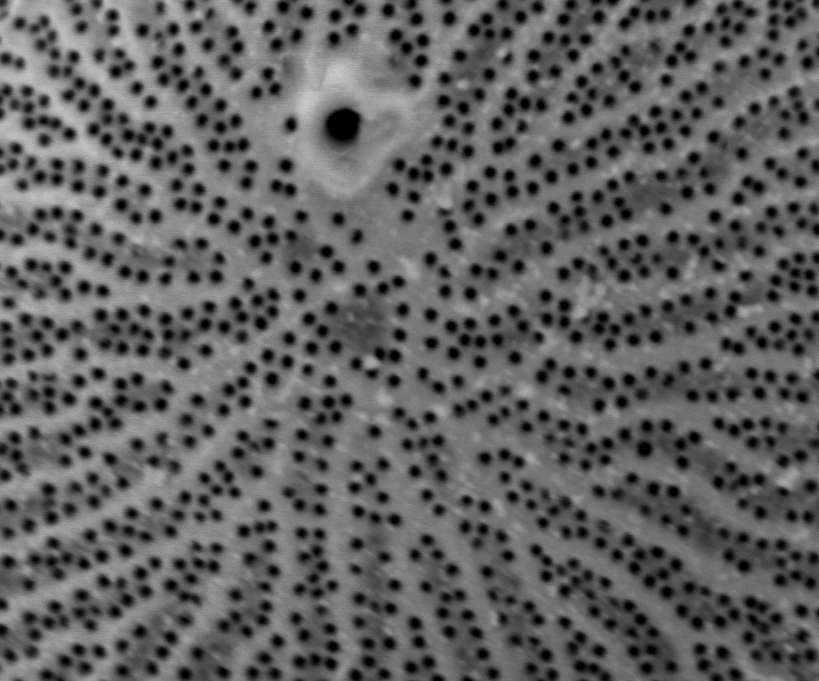
#> input picture work/CNMS/cropped_Wild008.tif, 819 x 681 px
$ jupyter execute 'Wild008-adaptive w quantize.ipynb'
#> lines starting #> are read from the running program, lines starting #| are printed output that depends on the picture; after the words box and inside, x2 and y2 are one past the last pixel; in counts of white or black regions, pixels touching at a corner belong together
[cell 1]
#ADAPTIVE SKELETON WITH 3 COLORS SEEMS TO WORK BEST

import matplotlib.pyplot as plt
import cv2
img = cv2.imread('cropped_Wild008.tif')
#> img is the input picture: shape (681, 819, 3); min 0, max 205, mean 96.1
blur = cv2.blur(img,(15,15))
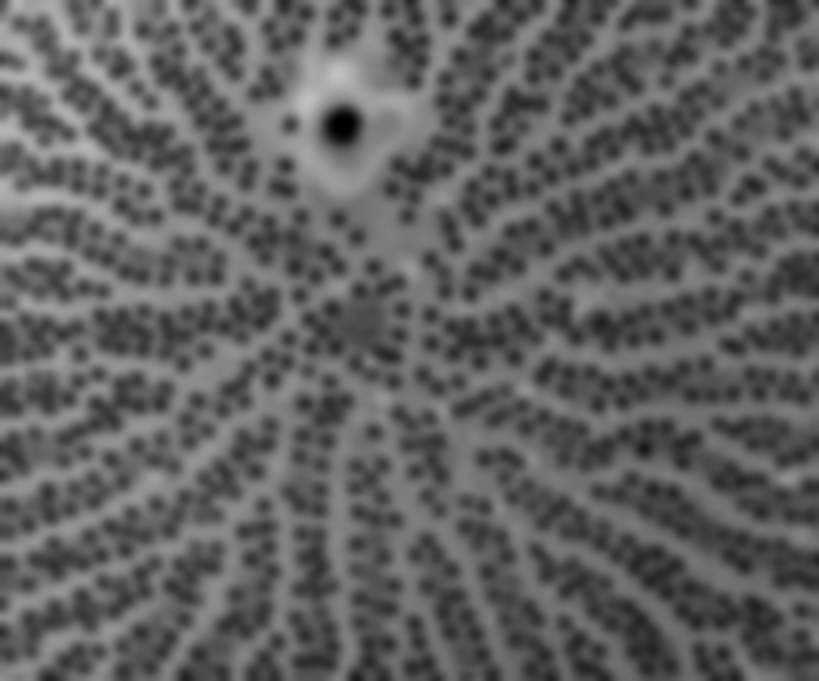
#> blur: shape (681, 819, 3); min 0, max 193, mean 96.1
from matplotlib.colors import LinearSegmentedColormap
cdict2 = {'red':   ((0.0, 0.0, 0.0),
                   (0.1, 1.0, 1.0),
                   (1.0, 1.0, 1.0)),

         'green': ((0.0, 0.0, 0.0),
                   (1.0, 0.0, 0.0)),

        'blue':  ((0.0, 0.0, 0.0),
                   (1.0, 0.0, 0.0))
        }
red2 = LinearSegmentedColormap('Red2', cdict2)
from skimage.filters import threshold_otsu
thotsu=threshold_otsu(blur)
#> thotsu = 97
otsublur = blur[:,:,0]> thotsu
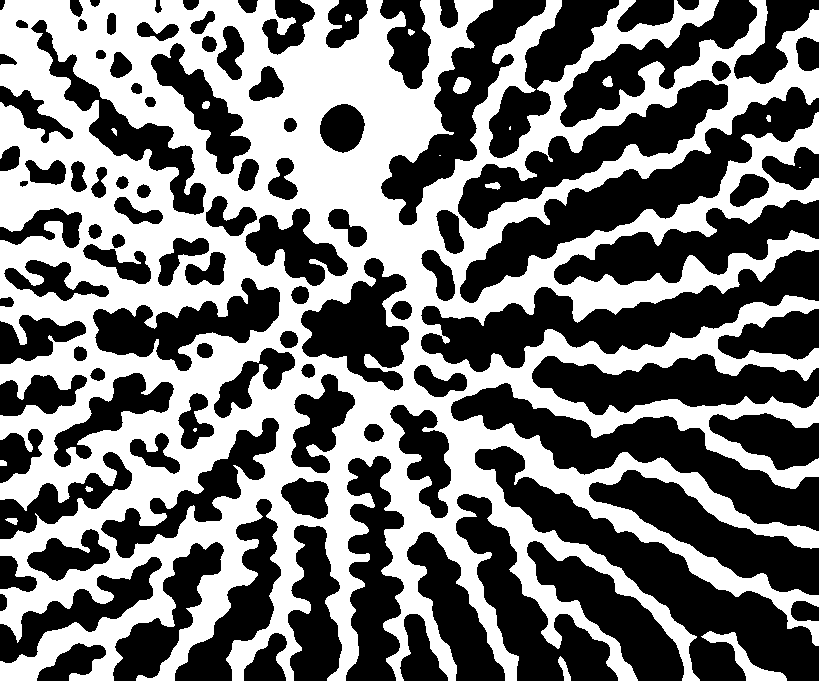
#> otsublur: shape (681, 819) bool; 46.6% white; 18 white regions (4 under 20 px), largest, box (x1, y1, x2, y2) and area: (0, 0, 819, 681) 257703, (701, 631, 787, 681) 1064, (453, 77, 471, 94) 227

from skimage.morphology import skeletonize
otsuskeleton = skeletonize(otsublur)
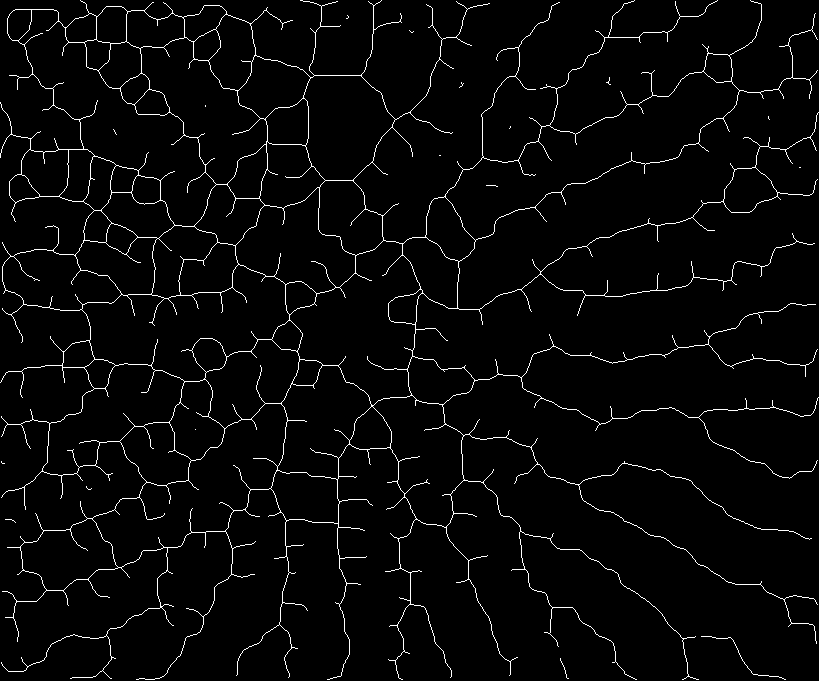
#> otsuskeleton: shape (681, 819) bool; 3.1% white in thin lines or dots
imgplot = plt.imshow(img, alpha=0.9)
ax = plt.subplot()
ax.imshow(otsuskeleton, cmap=red2, interpolation='sinc', alpha=.3)

[cell 2]
from PIL import Image
im=Image.open('cropped_Wild008.tif')
width, height=im.size
#> width = 819; height = 681

[cell 3]
import numpy as np
import cv2 as cv
from matplotlib import pyplot as plt
img = cv.imread('cropped_Wild008.tif',0)
#> img: shape (681, 819); min 0, max 205, mean 96.1
plt.hist(img.ravel(),256,[0,256])
plt.show()
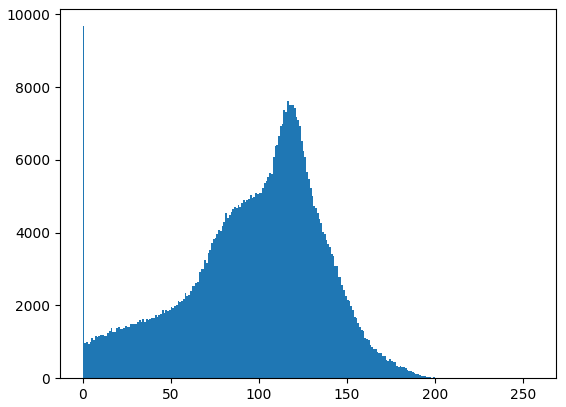
#> figure drawn by matplotlib, 1 panel; tallest bar 9678 high, from x = 0 to 1

np.mean(img)
#> Out = 96.08

[cell 4]
im.quantize(3,0)

[cell 5]
image=im.quantize(3,0)
image.save('simple_Wild008.tif')
print(image)
#| <PIL.Image.Image image mode=P size=819x681 at 0x7F530D63D090>
newimg = cv2.imread('simple_Wild008.tif')
plt.hist(newimg.ravel(),256,[0,255]); plt.show()
#> after `plt.hist(newimg.ravel(), 256, [0, 255])`:
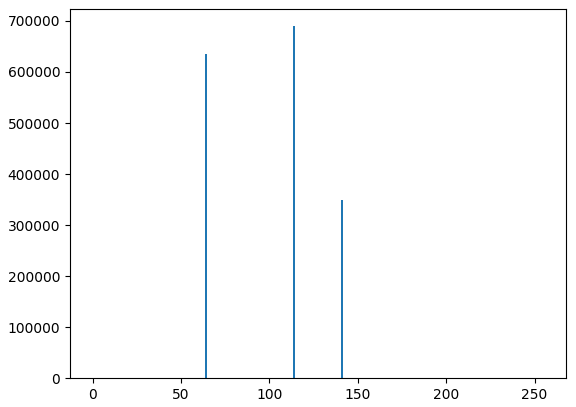
#> figure drawn by matplotlib, 1 panel; tallest bar 689694 high, from x = 113.6 to 114.6
print(newimg)
#> (printed output is left out)

[cell 6]
maximum= np.amax(newimg)
#> maximum = 141
minimum=np.amin(newimg)
#> minimum = 64

newimg[np.where(newimg == [maximum])] = [255]
newimg[np.where(newimg == [minimum])] = [0]
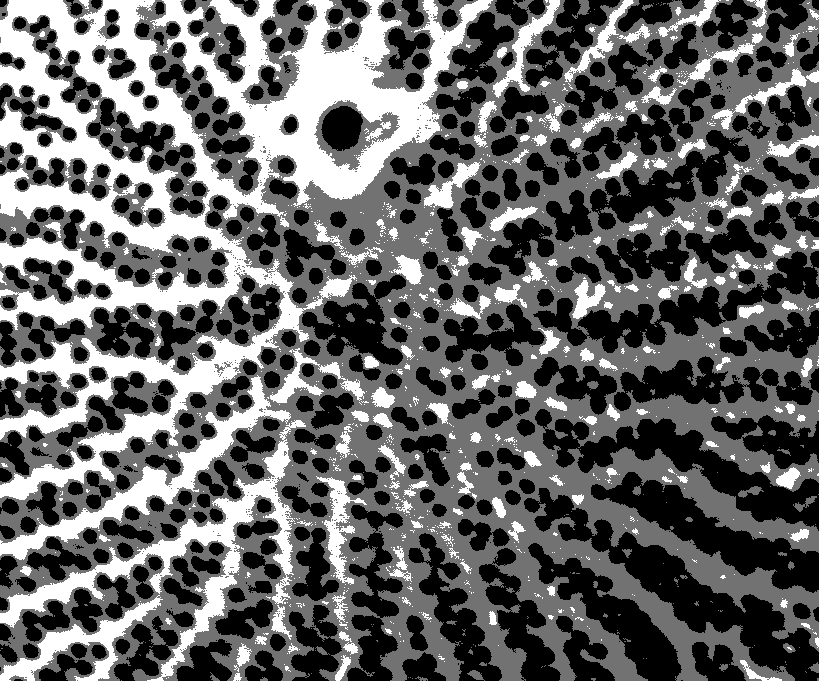
#> newimg: shape (681, 819, 3); min 0, max 255, mean 100.2
plt.imshow(newimg, cmap='gray')
newnewimg=newimg[:,:,0]

[cell 7]
ablur = cv2.blur(newnewimg,(32, 32))
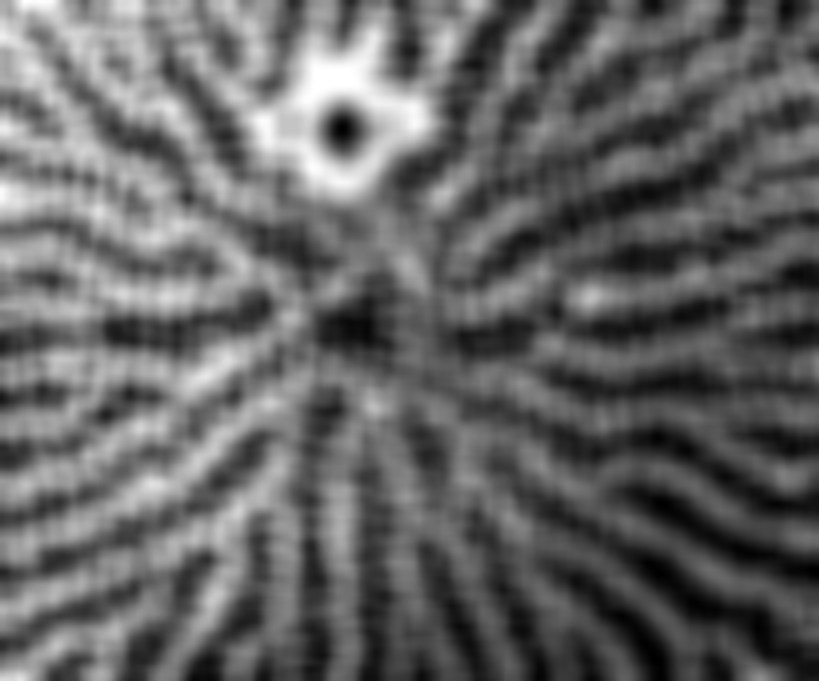
#> ablur: shape (681, 819); min 0, max 255, mean 100.3
a_mthres = cv2.adaptiveThreshold(ablur,1,cv2.ADAPTIVE_THRESH_MEAN_C,\
            cv2.THRESH_BINARY,71,4)
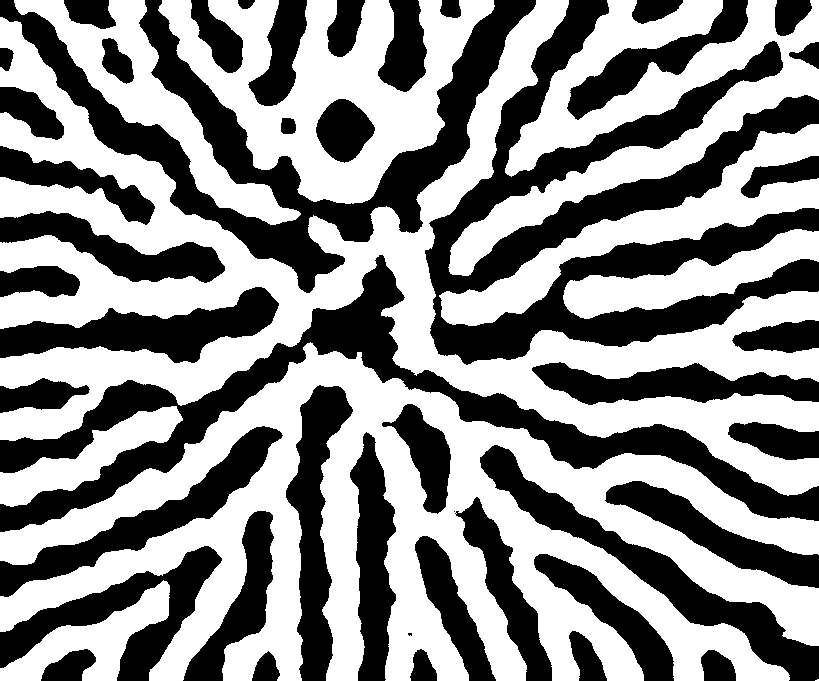
#> a_mthres: shape (681, 819); values 0 (black) and 1 (white), 55% white; 46 black regions (2 under 20 px), largest, box (x1, y1, x2, y2) and area: (425, 0, 819, 365) 47281, (0, 255, 819, 532) 31707, (0, 0, 536, 293) 31385

[cell 8]
#ADAPTIVE SKELETON
from skimage.morphology import skeletonize
adaptiveskeleton = skeletonize(a_mthres)
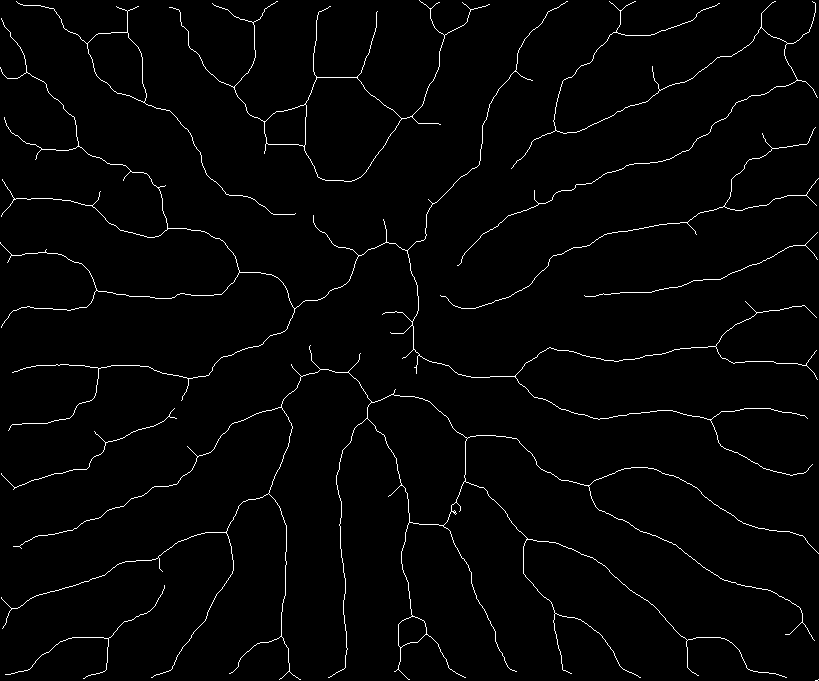
#> adaptiveskeleton: shape (681, 819) bool; 1.9% white in thin lines or dots
ax = plt.subplot()
ax.imshow(adaptiveskeleton, cmap=red2, interpolation='sinc')

[cell 9]
from skimage.morphology import remove_small_objects
cleanskel=remove_small_objects(adaptiveskeleton, min_size=50, connectivity=3)
#> cleanskel: shape (681, 819) bool; 1.9% white in thin lines or dots
plot = plt.subplot()
plot.imshow(cleanskel, interpolation='sinc')

[cell 10]
import matplotlib.image as mpimg
img2=mpimg.imread('cropped_Wild008.tif')
imgplot2 = plt.imshow(img2, alpha= .9)

ax2 = plt.subplot()
ax2.imshow(cleanskel, cmap=red2, interpolation='sinc', alpha=0.3)
plt.show()

[cell 11]
import skimage.measure
#skimage.measure.perimeter(adaptiveskeleton)
props=skimage.measure.regionprops(img)
#> props = 204 regions; largest, box (x1, y1, x2, y2) and area: (0, 0, 819, 681) 7611, (0, 0, 819, 681) 7519, (0, 0, 819, 681) 7512, (0, 0, 819, 681) 7511, (0, 0, 819, 681) 7419
props[0].centroid
#> Out = (336.3, 440.5)
#works if you use img

$ run again, with work/CNMS/cropped_Wild004.tif copied over work/CNMS/cropped_Wild008.tif
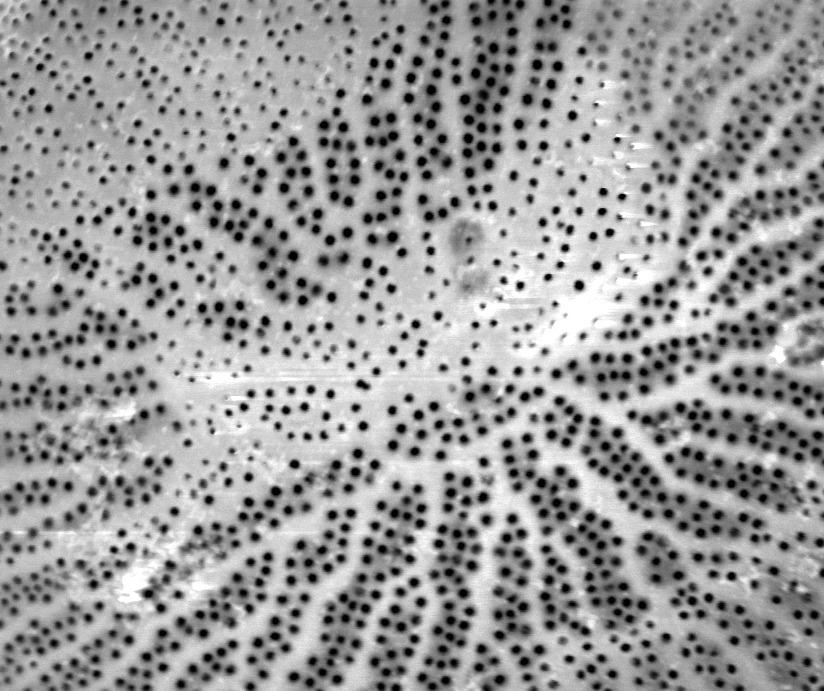
#> input picture work/CNMS/cropped_Wild004.tif, 824 x 691 px
#> img is the input picture: shape (691, 824, 3); min 0, max 255, mean 153.9
#> thotsu = 153
#> `otsublur = blur[:,:,0]> thotsu`:
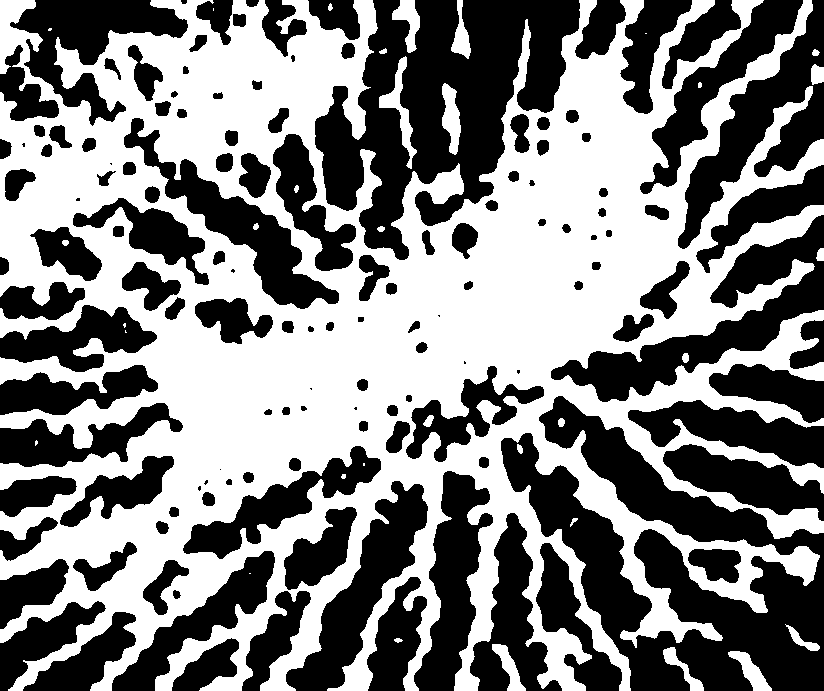
#> otsublur: shape (691, 824) bool; 51% white; 137 black regions (12 under 20 px), largest, box (x1, y1, x2, y2) and area: (501, 396, 824, 691) 39754, (315, 0, 580, 260) 34688, (551, 215, 824, 402) 13486
#> otsuskeleton: shape (691, 824) bool; 3.2% white in thin lines or dots
#> img: shape (691, 824)
#> `np.mean(img)`: Out = 153.9
#| <PIL.Image.Image image mode=P size=824x691 at 0x7F530D797FD0>
#> (printed output is left out)
#> maximum = 213
#> minimum = 110
#> a_mthres: shape (691, 824); values 0 (black) and 1 (white), 59.5% white; 134 black regions (30 under 20 px), largest, box (x1, y1, x2, y2) and area: (358, 0, 517, 323) 16359, (387, 364, 770, 550) 14130, (144, 452, 377, 691) 14028
#> `adaptiveskeleton = skeletonize(a_mthres)`:
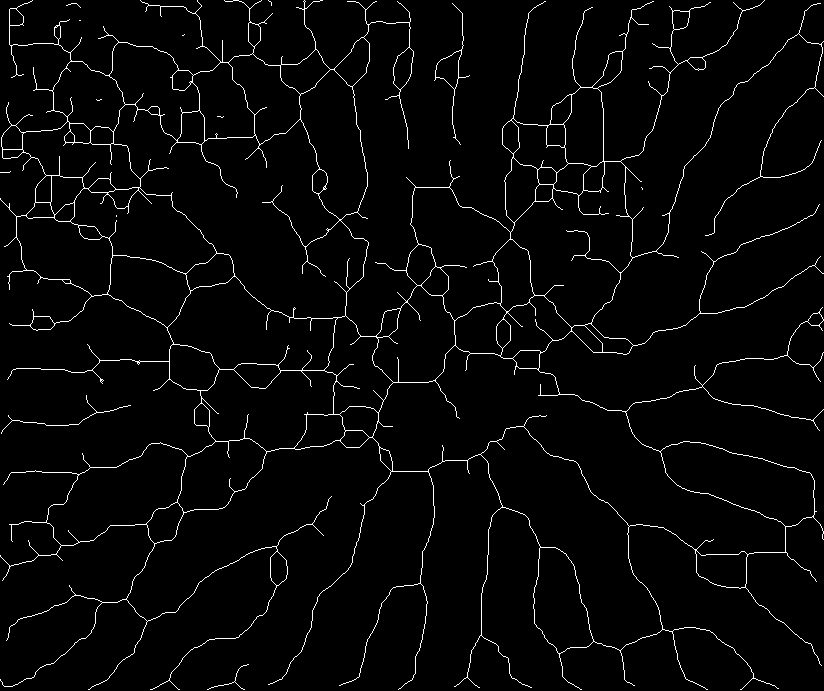
#> adaptiveskeleton: shape (691, 824) bool; 2.9% white in thin lines or dots
#> cleanskel: shape (691, 824) bool; 2.9% white in thin lines or dots
#> props = 255 regions; largest, box (x1, y1, x2, y2) and area: (0, 0, 824, 691) 5336, (0, 0, 824, 691) 5329, (0, 1, 824, 691) 5291, (0, 0, 824, 691) 5290, (0, 0, 824, 691) 5254
#> `props[0].centroid`: Out = (395.1, 453.4)

$ run again, with work/CNMS/cropped_Wild006.tif copied over work/CNMS/cropped_Wild008.tif
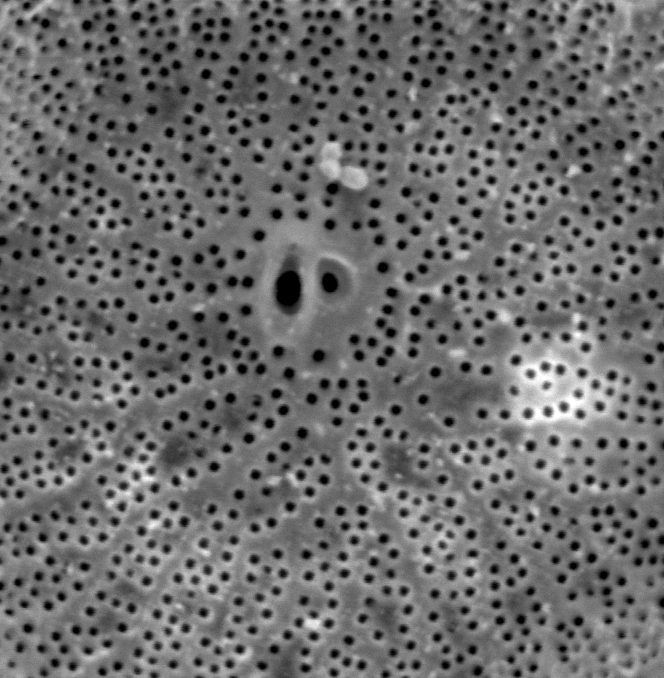
#> input picture work/CNMS/cropped_Wild006.tif, 664 x 678 px
#> img is the input picture: shape (678, 664, 3); min 0, max 255, mean 107.4
#> thotsu = 108
#> `otsublur = blur[:,:,0]> thotsu`:
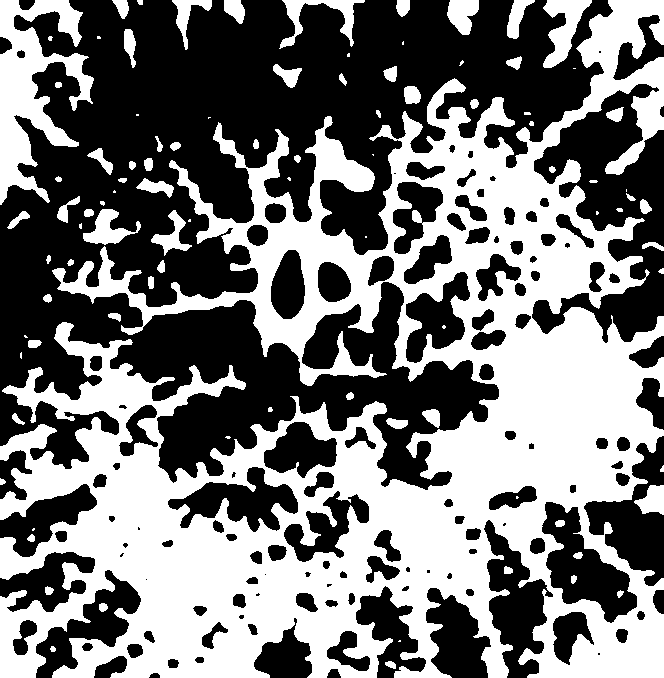
#> otsublur: shape (678, 664) bool; 46.6% white; 94 white regions (24 under 20 px), largest, box (x1, y1, x2, y2) and area: (0, 0, 664, 678) 188234, (0, 0, 94, 205) 8846, (543, 0, 592, 68) 1560
#> otsuskeleton: shape (678, 664) bool; 3.5% white in thin lines or dots
#> img: shape (678, 664)
#> `np.mean(img)`: Out = 107.4
#| <PIL.Image.Image image mode=P size=664x678 at 0x7F530D653610>
#> (printed output is left out)
#> maximum = 149
#> minimum = 79
#> a_mthres: shape (678, 664); values 0 (black) and 1 (white), 58.6% white; 127 black regions (33 under 20 px), largest, box (x1, y1, x2, y2) and area: (126, 131, 664, 497) 39359, (468, 478, 664, 678) 14790, (410, 0, 612, 123) 11017
#> `adaptiveskeleton = skeletonize(a_mthres)`:
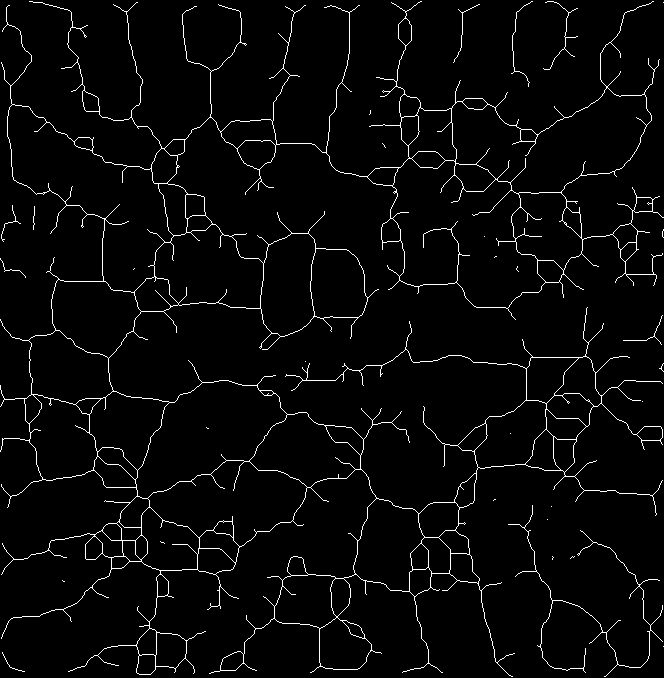
#> adaptiveskeleton: shape (678, 664) bool; 3.2% white in thin lines or dots
#> cleanskel: shape (678, 664) bool; 3.2% white in thin lines or dots
#> props = 255 regions; largest, box (x1, y1, x2, y2) and area: (0, 0, 664, 678) 7095, (0, 0, 664, 678) 7082, (0, 0, 664, 678) 7069, (0, 0, 664, 678) 7069, (0, 0, 664, 678) 7048
#> `props[0].centroid`: Out = (293.2, 334.3)
